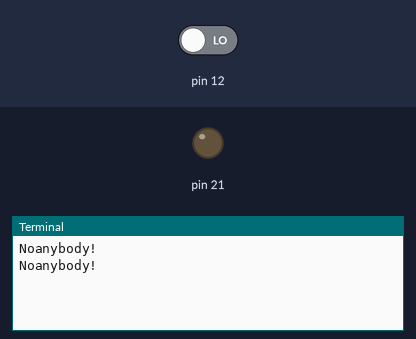
Simulated run of this program. Board: Raspberry Pi (header pin numbers). Shown: output pins drawn as LEDs (lit = HIGH), the last lines printed to the terminal. The inputs (shaded band) are chosen by the test bench; at power-on: pin 12 LOW.

Above: at 5.0 s.
5.1 s: pin 12 driven HIGH
At 6.75 s:
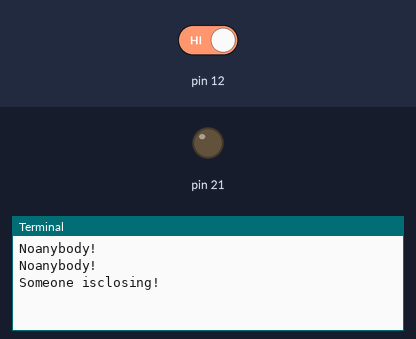
9.3 s: pin 12 driven LOW
At 11.6 s:
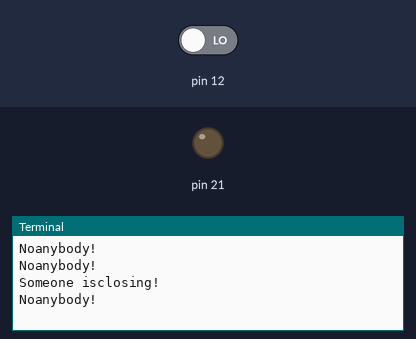

Measured:
- after the input at 5.1 s, the terminal: prints a new line after 0.90 s (image 1)
- after the input at 9.3 s, the terminal: prints a new line after 2.0 s (image 2)

The program:

PIRBZZ.py
```python
import RPi.GPIO as GPIO
import time

#初始化
def init():
    GPIO.setwarnings(False)
    GPIO.setmode(GPIO.BOARD)
    GPIO.setup(12,GPIO.IN)
    GPIO.setup(21,GPIO.OUT)
    pass

#蜂鸣器鸣叫函数
def beep():
    while GPIO.input(12):
        GPIO.output(21,GPIO.HIGH)
        time.sleep(0.001)
        GPIO.output(21,GPIO.LOW)
        time.sleep(0.001)
#感应器侦测函数
def detct():
    #因为是仅仅试验，所以只让它循环运行100次
    for i in range(1,101):
        #如果感应器针脚输出为True，则打印信息并执行蜂鸣器函数
        if GPIO.input(12) == True:
            print("Someone isclosing!")
            beep()
        #否则将蜂鸣器的针脚电平设置为HIGH
        else:
            GPIO.output(21,GPIO.LOW)
            print("Noanybody!")
        time.sleep(2)

time.sleep(2)
init()
detct()
#脚本运行完毕执行清理工作
GPIO.cleanup()
```
